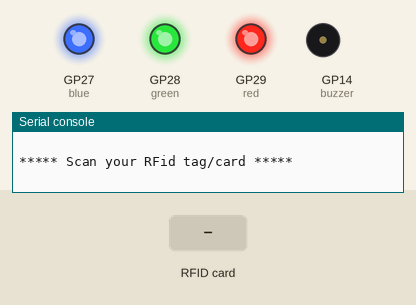
Simulated run of this program. Board: Raspberry Pi Pico running CircuitPython. Parts: output pins drawn as LEDs (lit = HIGH), buzzer (waves = sounding, pin HIGH), the last lines printed to the serial console. Dashed ring = blinking. Inputs (shaded band) come from the test bench. USB keyboard and mouse output is not drawn; the interpreter's speed is modelled, so counts of loop turns are approximate; library files of the repository ran but are not shown: mfrc522.py; pins used as bus, display or sensor lines are not drawn.

Above: at 1.2 s.
1.3 s: RFID card AA AA AA AA held to the reader
At 1.65 s:
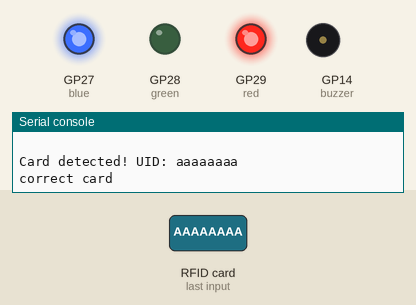
4.3 s: RFID card 5E 7A 19 C4 held to the reader
At 4.8 s:
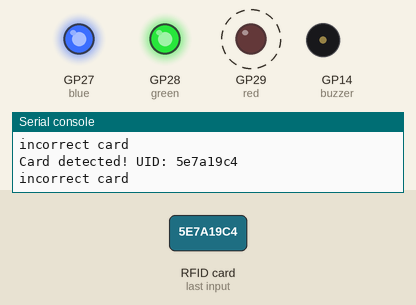
Timing chart, 0 to 7.3 s (numbered marks = the images above; inputs shaded):
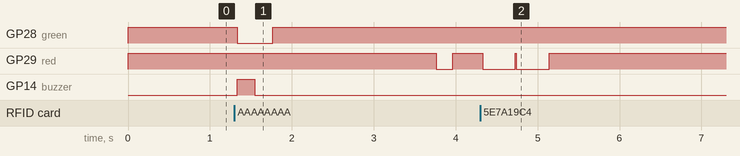

The program:

RFID_PC_CircuitPy_Generic.py
```python
import time
import board
import digitalio
import simpleio
import busio
import mfrc522
import time
import usb_hid
from adafruit_hid.keyboard import Keyboard
from adafruit_hid.keyboard_layout_us import KeyboardLayoutUS
from adafruit_hid.keycode import Keycode
import array as arr

keyboard = Keyboard(usb_hid.devices)
layout = KeyboardLayoutUS(keyboard)

sck = board.GP6
mosi = board.GP7
miso = board.GP4
spi = busio.SPI(sck, MOSI=mosi, MISO=miso)

cs = digitalio.DigitalInOut(board.GP5) #SDA
rst = digitalio.DigitalInOut(board.GP8)
rfid = mfrc522.MFRC522(spi, cs, rst)
rfid.set_antenna_gain(0x07 << 4)

keys = [ 'aaaaaaaa', 'bbbbbbb' ] #add your card(s) here.

print("\n***** Scan your RFid tag/card *****\n")

prev_data = ""
prev_time = 0
timeout = 1

buzzer = digitalio.DigitalInOut(board.GP14)
buzzer.direction = digitalio.Direction.OUTPUT

red = digitalio.DigitalInOut(board.GP29)
red.direction = digitalio.Direction.OUTPUT
green = digitalio.DigitalInOut(board.GP28)
green.direction = digitalio.Direction.OUTPUT
blue = digitalio.DigitalInOut(board.GP27)
blue.direction = digitalio.Direction.OUTPUT
red.value = True
green.value = True
blue.value = True


while True:
    (status, tag_type) = rfid.request(rfid.REQALL)

    if status == rfid.OK:
        (status, raw_uid) = rfid.anticoll()
        blue.value = False
        if status == rfid.OK:
            rfid_data = "{:02x}{:02x}{:02x}{:02x}".format(raw_uid[0], raw_uid[1], raw_uid[2], raw_uid[3])
            print("Card detected! UID: {}".format(rfid_data))
            blue.value = True
            for x in keys:
                if x == "{}".format(rfid_data):
                    print("correct card")
                    green.value = False
                    buzzer.value = True
                    keyboard.send(Keycode.ENTER)
                    time.sleep(0.2)
                    buzzer.value = False
                    layout.write('Your Password')  #Insert your password here
                    keyboard.release_all()
                    green.value = True
                    time.sleep(2)
                else:
                    red.value = False
                    print("incorrect card")
                    time.sleep(0.2)
                    red.value = True
                prev_time = time.monotonic()


    else:
        if time.monotonic() - prev_time > timeout:
            prev_data = ""
```

Measured:
- after the input at 1.3 s, GP28 (green): HIGH → LOW at once, → HIGH 0.43 s later; GP29 (red): HIGH → LOW after 2.5 s, → HIGH 0.20 s later; GP14 (buzzer): LOW → HIGH at once, → LOW 0.22 s later
- after the input at 4.3 s, GP29 (red): alternates HIGH for 0.01 s and LOW for 0.40 s, 4 changes in all, then stays HIGH, starting at once
